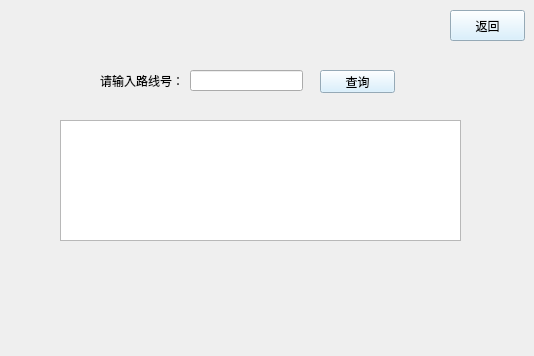
<?xml version="1.0" encoding="UTF-8"?>
<ui version="4.0">
 <class>bus_road_in</class>
 <widget class="QWidget" name="bus_road_in">
  <property name="geometry">
   <rect>
    <x>0</x>
    <y>0</y>
    <width>534</width>
    <height>356</height>
   </rect>
  </property>
  <property name="minimumSize">
   <size>
    <width>534</width>
    <height>356</height>
   </size>
  </property>
  <property name="maximumSize">
   <size>
    <width>534</width>
    <height>356</height>
   </size>
  </property>
  <property name="windowTitle">
   <string>Form</string>
  </property>
  <property name="styleSheet">
   <string notr="true">#bus_road_in{image: url(:/new/prefix1/bus.jpg);}</string>
  </property>
  <widget class="QLabel" name="label">
   <property name="geometry">
    <rect>
     <x>100</x>
     <y>60</y>
     <width>101</width>
     <height>41</height>
    </rect>
   </property>
   <property name="text">
    <string>请输入路线号：</string>
   </property>
  </widget>
  <widget class="QTextEdit" name="printfEdit">
   <property name="geometry">
    <rect>
     <x>60</x>
     <y>120</y>
     <width>401</width>
     <height>121</height>
    </rect>
   </property>
  </widget>
  <widget class="QLineEdit" name="lineEdit">
   <property name="geometry">
    <rect>
     <x>190</x>
     <y>70</y>
     <width>113</width>
     <height>21</height>
    </rect>
   </property>
  </widget>
  <widget class="QPushButton" name="pushButton">
   <property name="geometry">
    <rect>
     <x>450</x>
     <y>10</y>
     <width>75</width>
     <height>31</height>
    </rect>
   </property>
   <property name="styleSheet">
    <string notr="true">background-color: rgb(208, 237, 255);</string>
   </property>
   <property name="text">
    <string>返回</string>
   </property>
  </widget>
  <widget class="QPushButton" name="pushButton_2">
   <property name="geometry">
    <rect>
     <x>320</x>
     <y>70</y>
     <width>75</width>
     <height>23</height>
    </rect>
   </property>
   <property name="styleSheet">
    <string notr="true">background-color: rgb(208, 237, 255);</string>
   </property>
   <property name="text">
    <string>查询</string>
   </property>
  </widget>
 </widget>
 <resources/>
 <connections/>
</ui>
